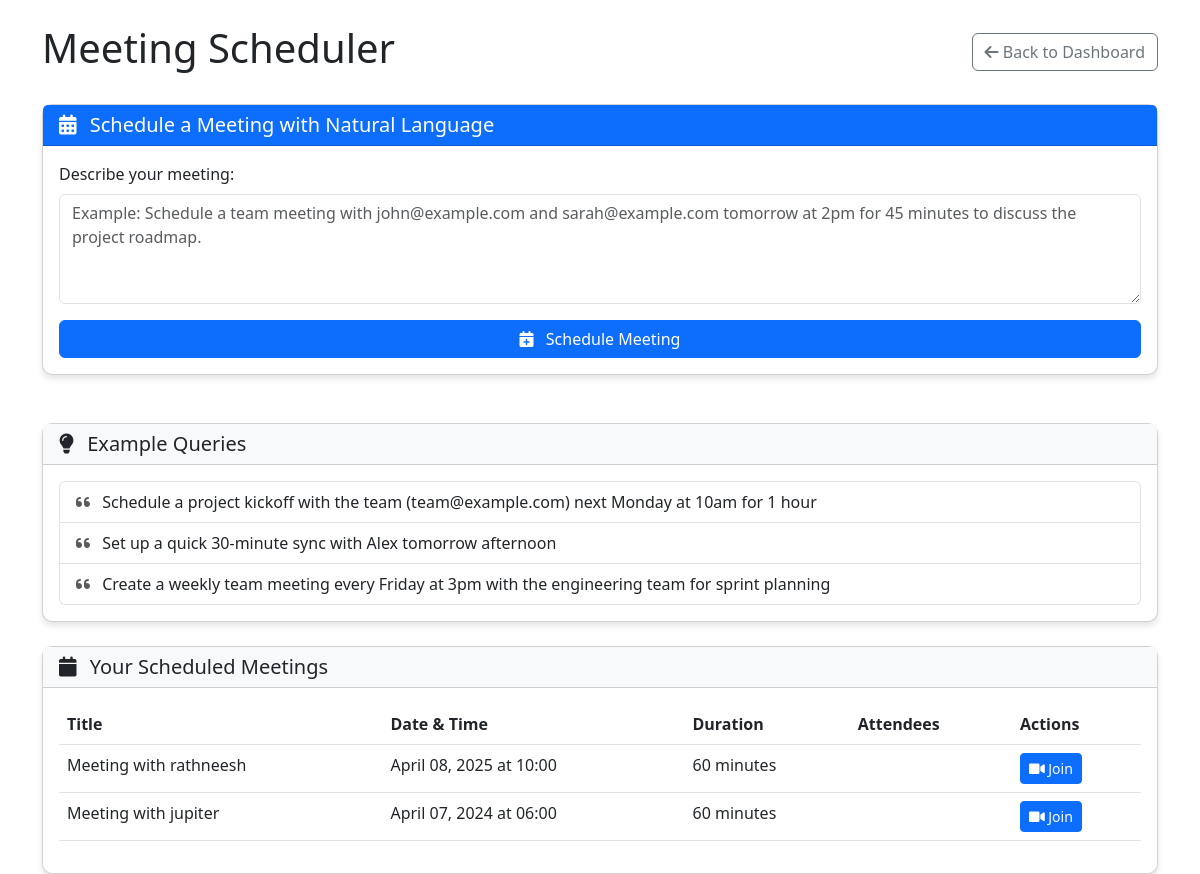
Screenshot of /meeting_scheduler (signed in) with the database file from the repository.
### models.py (models this page shows)
class Meeting(db.Model):
    id = db.Column(db.Integer, primary_key=True)
    title = db.Column(db.String(255), nullable=False)
    date_time = db.Column(db.DateTime, nullable=False)
    duration = db.Column(db.Integer, nullable=False)  # Duration in minutes
    notes = db.Column(db.Text, nullable=True)
    meet_link = db.Column(db.String(255), nullable=True)
    creator_id = db.Column(db.Integer, db.ForeignKey('user.id'), nullable=False)
    creator = db.relationship('User', foreign_keys=[creator_id], backref='created_meetings')
    attendees = db.relationship('User', secondary='meeting_attendees', backref='meetings')

### app.py (the view)
@app.route('/meeting_scheduler')
@login_required
def meeting_scheduler_page():
    created_meetings = Meeting.query.filter_by(creator_id=current_user.id).all()
    attending_meetings = Meeting.query.filter(Meeting.attendees.any(id=current_user.id)).all()
    all_meetings = created_meetings + attending_meetings
    all_meetings = sorted(all_meetings, key=lambda x: x.date_time, reverse=True)
    unique_meetings = []
    meeting_ids = set()
    for meeting in all_meetings:
        if meeting.id not in meeting_ids:
            unique_meetings.append(meeting)
            meeting_ids.add(meeting.id)
    return render_template('meet_scheduler.html', meetings=unique_meetings)

### app.py (called while the page is built)
@app.context_processor
def inject_now():
    return {'now': datetime.datetime.now()}

@login_manager.user_loader
def load_user(user_id):
    return User.query.get(int(user_id))

### templates/meet_scheduler.html (shortened to what this page needs)
<!DOCTYPE html>
<html lang="en">
<head>
  <link rel="stylesheet" href="https://cdn.jsdelivr.net/npm/bootstrap@5.3.0/dist/css/bootstrap.min.css">
  <link rel="stylesheet" href="https://cdnjs.cloudflare.com/ajax/libs/font-awesome/6.0.0/css/all.min.css">
</head>
<body>
  <div class="container mt-4">
    <div class="d-flex justify-content-between align-items-center mb-4">
      <h1>Meeting Scheduler</h1>
      <div>
        <a href="{{ url_for('employee_dashboard' if current_user.role == 'employee' else 'manager_dashboard') }}" class="btn btn-outline-secondary">
          <i class="fas fa-arrow-left"></i> Back to Dashboard
        </a>
      </div>
    </div>
    <div class="row mb-4">
      <div class="col-md-12">
        <div class="card">
          <div class="card-header bg-primary text-white">
            <h5 class="mb-0"><i class="fas fa-calendar-alt me-2"></i> Schedule a Meeting with Natural Language</h5>
          </div>
          <div class="card-body">
            <form id="scheduler-form">
              <div class="mb-3">
                <label for="query" class="form-label">Describe your meeting:</label>
                <textarea id="query" name="query" class="form-control" rows="4" placeholder="Example: Schedule a team meeting with john@example.com and sarah@example.com tomorrow at 2pm for 45 minutes to discuss the project roadmap."></textarea>
              </div>
              <div class="d-grid">
                <button type="submit" class="btn btn-primary">
                  <i class="fas fa-calendar-plus me-2"></i> Schedule Meeting
                </button>
              </div>
            </form>
          </div>
        </div>
      </div>
    </div>
    <div class="row mt-4">
      <div class="col-md-12">
        <div class="card">
          <div class="card-header bg-light">
            <h5 class="mb-0"><i class="fas fa-lightbulb me-2"></i> Example Queries</h5>
          </div>
          <div class="card-body">
            <ul class="list-group">
              <li class="list-group-item">
                <i class="fas fa-quote-left text-muted me-2"></i>
                Schedule a project kickoff with the team (team@example.com) next Monday at 10am for 1 hour
              </li>
              <li class="list-group-item">
                <i class="fas fa-quote-left text-muted me-2"></i>
                Set up a quick 30-minute sync with Alex tomorrow afternoon
              </li>
              <li class="list-group-item">
                <i class="fas fa-quote-left text-muted me-2"></i>
                Create a weekly team meeting every Friday at 3pm with the engineering team for sprint planning
              </li>
            </ul>
          </div>
        </div>
      </div>
    </div>
    <div class="row mt-4">
      <div class="col-md-12">
        <div class="card">
          <div class="card-header bg-light">
            <h5 class="mb-0"><i class="fas fa-calendar me-2"></i> Your Scheduled Meetings</h5>
          </div>
          <div class="card-body">
            <div class="table-responsive">
              <table class="table table-hover">
                <thead>
                  <tr>
                    <th>Title</th>
                    <th>Date & Time</th>
                    <th>Duration</th>
                    <th>Attendees</th>
                    <th>Actions</th>
                  </tr>
                </thead>
                <tbody>
                  {% if meetings %}
                    {% for meeting in meetings %}
                      <tr>
                        <td>{{ meeting.title }}</td>
                        <td>{{ meeting.date_time.strftime('%B %d, %Y at %H:%M') }}</td>
                        <td>{{ meeting.duration }} minutes</td>
                        <td>
                        </td>
                        <td>
                          {% if meeting.meet_link %}
                            <a href="{{ meeting.meet_link }}" target="_blank" class="btn btn-sm btn-primary">
                              <i class="fas fa-video"></i> Join
                            </a>
                          {% endif %}
                        </td>
                      </tr>
                    {% endfor %}
                  {% else %}
                    <tr>
                      <td colspan="5" class="text-center">No meetings scheduled</td>
                    </tr>
                  {% endif %}
                </tbody>
              </table>
            </div>
          </div>
        </div>
      </div>
    </div>
  </div>
</body>
</html>

### templates/meet_scheduler.html (style rules this page uses)
.card { border-radius: 10px; box-shadow: 0 4px 6px rgba(0, 0, 0, 0.1); }

### rows the page displays
Meeting: title "Meeting with rathneesh", date_time "April 08, 2025 at 10:00", duration "60"
Meeting: title "Meeting with jupiter", date_time "April 07, 2024 at 06:00", duration "60"
